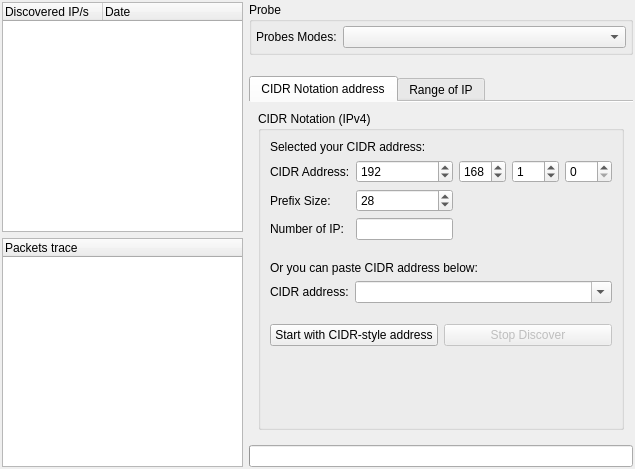
<?xml version="1.0" encoding="UTF-8"?>
<ui version="4.0">
 <class>DiscoverWidgetForm</class>
 <widget class="QWidget" name="DiscoverWidgetForm">
  <property name="geometry">
   <rect>
    <x>0</x>
    <y>0</y>
    <width>635</width>
    <height>469</height>
   </rect>
  </property>
  <property name="windowTitle">
   <string>Form</string>
  </property>
  <layout class="QHBoxLayout" name="horizontalLayout">
   <property name="margin">
    <number>2</number>
   </property>
   <item>
    <widget class="QFrame" name="frameDiscoverTree">
     <property name="frameShape">
      <enum>QFrame::NoFrame</enum>
     </property>
     <property name="frameShadow">
      <enum>QFrame::Raised</enum>
     </property>
     <layout class="QVBoxLayout" name="verticalLayout_9">
      <property name="margin">
       <number>0</number>
      </property>
      <item>
       <widget class="QTreeWidget" name="treeDiscover">
        <property name="alternatingRowColors">
         <bool>true</bool>
        </property>
        <property name="selectionMode">
         <enum>QAbstractItemView::ExtendedSelection</enum>
        </property>
        <property name="rootIsDecorated">
         <bool>false</bool>
        </property>
        <column>
         <property name="text">
          <string>Discovered IP/s</string>
         </property>
        </column>
        <column>
         <property name="text">
          <string>Date</string>
         </property>
        </column>
       </widget>
      </item>
      <item>
       <widget class="QTreeWidget" name="treeTracePackets">
        <property name="alternatingRowColors">
         <bool>true</bool>
        </property>
        <property name="rootIsDecorated">
         <bool>false</bool>
        </property>
        <column>
         <property name="text">
          <string>Packets trace</string>
         </property>
        </column>
       </widget>
      </item>
     </layout>
    </widget>
   </item>
   <item>
    <widget class="QFrame" name="frameDiscoverOptions">
     <property name="frameShape">
      <enum>QFrame::NoFrame</enum>
     </property>
     <property name="frameShadow">
      <enum>QFrame::Plain</enum>
     </property>
     <property name="lineWidth">
      <number>0</number>
     </property>
     <layout class="QVBoxLayout" name="verticalLayout_13">
      <property name="margin">
       <number>0</number>
      </property>
      <item>
       <widget class="QGroupBox" name="groupBox_2">
        <property name="title">
         <string>Probe</string>
        </property>
        <layout class="QVBoxLayout" name="verticalLayout_10">
         <property name="margin">
          <number>4</number>
         </property>
         <item>
          <layout class="QGridLayout" name="gridLayout_3">
           <item row="0" column="0">
            <widget class="QLabel" name="labelProbesModes">
             <property name="sizePolicy">
              <sizepolicy hsizetype="Fixed" vsizetype="Preferred">
               <horstretch>0</horstretch>
               <verstretch>0</verstretch>
              </sizepolicy>
             </property>
             <property name="text">
              <string>Probes Modes:</string>
             </property>
             <property name="buddy">
              <cstring>discoverProbesCombo</cstring>
             </property>
            </widget>
           </item>
           <item row="0" column="1">
            <widget class="QComboBox" name="discoverProbesCombo">
             <property name="sizePolicy">
              <sizepolicy hsizetype="Preferred" vsizetype="Fixed">
               <horstretch>0</horstretch>
               <verstretch>0</verstretch>
              </sizepolicy>
             </property>
            </widget>
           </item>
          </layout>
         </item>
        </layout>
       </widget>
      </item>
      <item>
       <spacer name="verticalSpacer_7">
        <property name="orientation">
         <enum>Qt::Vertical</enum>
        </property>
        <property name="sizeType">
         <enum>QSizePolicy::Fixed</enum>
        </property>
        <property name="sizeHint" stdset="0">
         <size>
          <width>20</width>
          <height>15</height>
         </size>
        </property>
       </spacer>
      </item>
      <item>
       <widget class="QTabWidget" name="tabRightDiscover">
        <property name="styleSheet">
         <string notr="true"/>
        </property>
        <property name="currentIndex">
         <number>0</number>
        </property>
        <property name="documentMode">
         <bool>true</bool>
        </property>
        <widget class="QWidget" name="tab_2">
         <attribute name="icon">
          <iconset resource="../../../mainwin.qrc">
           <normaloff>:/images/images/network_local.png</normaloff>:/images/images/network_local.png</iconset>
         </attribute>
         <attribute name="title">
          <string>CIDR Notation address</string>
         </attribute>
         <layout class="QVBoxLayout" name="verticalLayout_16">
          <item>
           <widget class="QGroupBox" name="groupBox_3">
            <property name="title">
             <string>CIDR Notation (IPv4)</string>
            </property>
            <layout class="QVBoxLayout" name="verticalLayout_12">
             <item>
              <widget class="QLabel" name="label_10">
               <property name="text">
                <string>Selected your CIDR address:</string>
               </property>
              </widget>
             </item>
             <item>
              <layout class="QGridLayout" name="gridLayout_6">
               <item row="0" column="0">
                <widget class="QLabel" name="label_5">
                 <property name="text">
                  <string>CIDR Address:</string>
                 </property>
                </widget>
               </item>
               <item row="0" column="4">
                <widget class="QSpinBox" name="discoverCIDRFourthSpin">
                 <property name="maximum">
                  <number>255</number>
                 </property>
                </widget>
               </item>
               <item row="0" column="2">
                <widget class="QSpinBox" name="discoverCIDRSecondSpin">
                 <property name="maximum">
                  <number>255</number>
                 </property>
                 <property name="value">
                  <number>168</number>
                 </property>
                </widget>
               </item>
               <item row="0" column="1">
                <widget class="QSpinBox" name="discoverCIDRFirstSpin">
                 <property name="maximum">
                  <number>255</number>
                 </property>
                 <property name="value">
                  <number>192</number>
                 </property>
                </widget>
               </item>
               <item row="0" column="3">
                <widget class="QSpinBox" name="discoverCIDRThirdSpin">
                 <property name="maximum">
                  <number>255</number>
                 </property>
                 <property name="value">
                  <number>1</number>
                 </property>
                </widget>
               </item>
               <item row="1" column="0">
                <widget class="QLabel" name="label_8">
                 <property name="text">
                  <string>Prefix Size:</string>
                 </property>
                </widget>
               </item>
               <item row="1" column="1">
                <widget class="QSpinBox" name="discoverCIDRPrefixSizeSpin">
                 <property name="minimum">
                  <number>2</number>
                 </property>
                 <property name="maximum">
                  <number>32</number>
                 </property>
                 <property name="value">
                  <number>28</number>
                 </property>
                </widget>
               </item>
               <item row="2" column="0">
                <widget class="QLabel" name="label_6">
                 <property name="text">
                  <string>Number of IP:</string>
                 </property>
                 <property name="buddy">
                  <cstring>lineAddressNumber</cstring>
                 </property>
                </widget>
               </item>
               <item row="2" column="1">
                <widget class="QLineEdit" name="lineAddressNumber">
                 <property name="readOnly">
                  <bool>true</bool>
                 </property>
                </widget>
               </item>
              </layout>
             </item>
             <item>
              <spacer name="verticalSpacer">
               <property name="orientation">
                <enum>Qt::Vertical</enum>
               </property>
               <property name="sizeType">
                <enum>QSizePolicy::Fixed</enum>
               </property>
               <property name="sizeHint" stdset="0">
                <size>
                 <width>20</width>
                 <height>15</height>
                </size>
               </property>
              </spacer>
             </item>
             <item>
              <widget class="QLabel" name="label_9">
               <property name="text">
                <string>Or you can paste CIDR address below:</string>
               </property>
              </widget>
             </item>
             <item>
              <layout class="QHBoxLayout" name="horizontalLayout_14">
               <item>
                <widget class="QLabel" name="label_7">
                 <property name="sizePolicy">
                  <sizepolicy hsizetype="Minimum" vsizetype="Preferred">
                   <horstretch>0</horstretch>
                   <verstretch>0</verstretch>
                  </sizepolicy>
                 </property>
                 <property name="text">
                  <string>CIDR address:</string>
                 </property>
                </widget>
               </item>
               <item>
                <widget class="QComboBox" name="discoverCIDRPasteCombo">
                 <property name="sizePolicy">
                  <sizepolicy hsizetype="Expanding" vsizetype="Fixed">
                   <horstretch>0</horstretch>
                   <verstretch>0</verstretch>
                  </sizepolicy>
                 </property>
                 <property name="editable">
                  <bool>true</bool>
                 </property>
                </widget>
               </item>
              </layout>
             </item>
             <item>
              <spacer name="verticalSpacer_5">
               <property name="orientation">
                <enum>Qt::Vertical</enum>
               </property>
               <property name="sizeType">
                <enum>QSizePolicy::Fixed</enum>
               </property>
               <property name="sizeHint" stdset="0">
                <size>
                 <width>20</width>
                 <height>15</height>
                </size>
               </property>
              </spacer>
             </item>
             <item>
              <layout class="QHBoxLayout" name="horizontalLayout_9">
               <item>
                <widget class="QPushButton" name="cidrButton">
                 <property name="text">
                  <string>Start with CIDR-style address</string>
                 </property>
                 <property name="icon">
                  <iconset resource="../../../mainwin.qrc">
                   <normaloff>:/images/images/document-preview-archive.png</normaloff>:/images/images/document-preview-archive.png</iconset>
                 </property>
                </widget>
               </item>
               <item>
                <widget class="QPushButton" name="stopDiscoverCidrButton">
                 <property name="enabled">
                  <bool>false</bool>
                 </property>
                 <property name="text">
                  <string>Stop Discover</string>
                 </property>
                 <property name="icon">
                  <iconset resource="../../../mainwin.qrc">
                   <normaloff>:/images/images/button_cancel.png</normaloff>:/images/images/button_cancel.png</iconset>
                 </property>
                </widget>
               </item>
              </layout>
             </item>
             <item>
              <spacer name="verticalSpacer_4">
               <property name="orientation">
                <enum>Qt::Vertical</enum>
               </property>
               <property name="sizeHint" stdset="0">
                <size>
                 <width>20</width>
                 <height>92</height>
                </size>
               </property>
              </spacer>
             </item>
            </layout>
           </widget>
          </item>
         </layout>
        </widget>
        <widget class="QWidget" name="intervallScan">
         <attribute name="icon">
          <iconset resource="../../../mainwin.qrc">
           <normaloff>:/images/images/network_local.png</normaloff>:/images/images/network_local.png</iconset>
         </attribute>
         <attribute name="title">
          <string>Range of IP</string>
         </attribute>
         <layout class="QVBoxLayout" name="verticalLayout_11">
          <item>
           <widget class="QGroupBox" name="groupBox">
            <property name="title">
             <string>Ips range (IPv4)</string>
            </property>
            <layout class="QVBoxLayout" name="verticalLayout_7">
             <item>
              <layout class="QHBoxLayout" name="horizontalLayout_13">
               <item>
                <widget class="QLabel" name="label">
                 <property name="maximumSize">
                  <size>
                   <width>16777215</width>
                   <height>16777215</height>
                  </size>
                 </property>
                 <property name="text">
                  <string>Local Interfaces:</string>
                 </property>
                 <property name="buddy">
                  <cstring>comboDiscover</cstring>
                 </property>
                </widget>
               </item>
               <item>
                <widget class="QComboBox" name="comboDiscover">
                 <property name="sizePolicy">
                  <sizepolicy hsizetype="Expanding" vsizetype="Fixed">
                   <horstretch>0</horstretch>
                   <verstretch>0</verstretch>
                  </sizepolicy>
                 </property>
                 <property name="minimumSize">
                  <size>
                   <width>0</width>
                   <height>0</height>
                  </size>
                 </property>
                </widget>
               </item>
               <item>
                <widget class="QPushButton" name="reloadComboDiscover">
                 <property name="sizePolicy">
                  <sizepolicy hsizetype="Minimum" vsizetype="Minimum">
                   <horstretch>0</horstretch>
                   <verstretch>0</verstretch>
                  </sizepolicy>
                 </property>
                 <property name="maximumSize">
                  <size>
                   <width>25</width>
                   <height>16777215</height>
                  </size>
                 </property>
                 <property name="toolTip">
                  <string>Reload Interfaces</string>
                 </property>
                 <property name="text">
                  <string/>
                 </property>
                 <property name="icon">
                  <iconset resource="../../../mainwin.qrc">
                   <normaloff>:/images/images/reload.png</normaloff>:/images/images/reload.png</iconset>
                 </property>
                 <property name="flat">
                  <bool>true</bool>
                 </property>
                </widget>
               </item>
              </layout>
             </item>
             <item>
              <spacer name="verticalSpacer_2">
               <property name="orientation">
                <enum>Qt::Vertical</enum>
               </property>
               <property name="sizeType">
                <enum>QSizePolicy::Fixed</enum>
               </property>
               <property name="sizeHint" stdset="0">
                <size>
                 <width>20</width>
                 <height>15</height>
                </size>
               </property>
              </spacer>
             </item>
             <item>
              <layout class="QGridLayout" name="gridLayout_2">
               <item row="0" column="0">
                <widget class="QLabel" name="label_2">
                 <property name="text">
                  <string>IP Network:</string>
                 </property>
                </widget>
               </item>
               <item row="0" column="3">
                <widget class="QSpinBox" name="discoverIpThreeSpin">
                 <property name="maximum">
                  <number>255</number>
                 </property>
                 <property name="value">
                  <number>1</number>
                 </property>
                </widget>
               </item>
               <item row="0" column="2">
                <widget class="QSpinBox" name="discoverIpSecondSpin">
                 <property name="maximum">
                  <number>255</number>
                 </property>
                 <property name="value">
                  <number>168</number>
                 </property>
                </widget>
               </item>
               <item row="0" column="1">
                <widget class="QSpinBox" name="discoverIpFirstSpin">
                 <property name="maximum">
                  <number>255</number>
                 </property>
                 <property name="value">
                  <number>192</number>
                 </property>
                </widget>
               </item>
               <item row="1" column="0">
                <widget class="QLabel" name="label_3">
                 <property name="text">
                  <string>Start Host Ip:</string>
                 </property>
                 <property name="buddy">
                  <cstring>spinBeginDiscover</cstring>
                 </property>
                </widget>
               </item>
               <item row="1" column="1">
                <widget class="QSpinBox" name="spinBeginDiscover">
                 <property name="maximum">
                  <number>255</number>
                 </property>
                 <property name="value">
                  <number>1</number>
                 </property>
                </widget>
               </item>
               <item row="1" column="2">
                <widget class="QLabel" name="label_4">
                 <property name="text">
                  <string>End Host Ip:</string>
                 </property>
                 <property name="buddy">
                  <cstring>spinEndDiscover</cstring>
                 </property>
                </widget>
               </item>
               <item row="1" column="3">
                <widget class="QSpinBox" name="spinEndDiscover">
                 <property name="maximum">
                  <number>255</number>
                 </property>
                 <property name="value">
                  <number>15</number>
                 </property>
                </widget>
               </item>
              </layout>
             </item>
             <item>
              <spacer name="verticalSpacer_3">
               <property name="orientation">
                <enum>Qt::Vertical</enum>
               </property>
               <property name="sizeType">
                <enum>QSizePolicy::Fixed</enum>
               </property>
               <property name="sizeHint" stdset="0">
                <size>
                 <width>20</width>
                 <height>15</height>
                </size>
               </property>
              </spacer>
             </item>
             <item>
              <layout class="QHBoxLayout" name="horizontalLayout_16">
               <item>
                <widget class="QPushButton" name="startDiscoverButt">
                 <property name="enabled">
                  <bool>true</bool>
                 </property>
                 <property name="sizePolicy">
                  <sizepolicy hsizetype="Expanding" vsizetype="Fixed">
                   <horstretch>0</horstretch>
                   <verstretch>0</verstretch>
                  </sizepolicy>
                 </property>
                 <property name="text">
                  <string>Start Discover from IP range</string>
                 </property>
                 <property name="icon">
                  <iconset resource="../../../mainwin.qrc">
                   <normaloff>:/images/images/document-preview-archive.png</normaloff>:/images/images/document-preview-archive.png</iconset>
                 </property>
                </widget>
               </item>
               <item>
                <widget class="QPushButton" name="stopDiscoverButt">
                 <property name="enabled">
                  <bool>false</bool>
                 </property>
                 <property name="sizePolicy">
                  <sizepolicy hsizetype="Expanding" vsizetype="Fixed">
                   <horstretch>0</horstretch>
                   <verstretch>0</verstretch>
                  </sizepolicy>
                 </property>
                 <property name="text">
                  <string>Stop Discover</string>
                 </property>
                 <property name="icon">
                  <iconset resource="../../../mainwin.qrc">
                   <normaloff>:/images/images/button_cancel.png</normaloff>:/images/images/button_cancel.png</iconset>
                 </property>
                </widget>
               </item>
              </layout>
             </item>
             <item>
              <spacer name="verticalSpacer_6">
               <property name="orientation">
                <enum>Qt::Vertical</enum>
               </property>
               <property name="sizeHint" stdset="0">
                <size>
                 <width>20</width>
                 <height>40</height>
                </size>
               </property>
              </spacer>
             </item>
            </layout>
           </widget>
          </item>
         </layout>
        </widget>
       </widget>
      </item>
      <item>
       <widget class="QProgressBar" name="discoverProgressBar">
        <property name="maximum">
         <number>100</number>
        </property>
        <property name="value">
         <number>0</number>
        </property>
        <property name="textVisible">
         <bool>false</bool>
        </property>
       </widget>
      </item>
     </layout>
    </widget>
   </item>
  </layout>
 </widget>
 <tabstops>
  <tabstop>treeDiscover</tabstop>
  <tabstop>discoverProbesCombo</tabstop>
  <tabstop>tabRightDiscover</tabstop>
  <tabstop>discoverCIDRFirstSpin</tabstop>
  <tabstop>discoverCIDRSecondSpin</tabstop>
  <tabstop>discoverCIDRThirdSpin</tabstop>
  <tabstop>discoverCIDRFourthSpin</tabstop>
  <tabstop>discoverCIDRPrefixSizeSpin</tabstop>
  <tabstop>lineAddressNumber</tabstop>
  <tabstop>discoverCIDRPasteCombo</tabstop>
  <tabstop>cidrButton</tabstop>
  <tabstop>stopDiscoverCidrButton</tabstop>
  <tabstop>treeTracePackets</tabstop>
  <tabstop>discoverIpFirstSpin</tabstop>
  <tabstop>spinBeginDiscover</tabstop>
  <tabstop>reloadComboDiscover</tabstop>
  <tabstop>startDiscoverButt</tabstop>
  <tabstop>stopDiscoverButt</tabstop>
  <tabstop>comboDiscover</tabstop>
  <tabstop>discoverIpThreeSpin</tabstop>
  <tabstop>discoverIpSecondSpin</tabstop>
  <tabstop>spinEndDiscover</tabstop>
 </tabstops>
 <resources>
  <include location="../../../mainwin.qrc"/>
 </resources>
 <connections/>
</ui>
